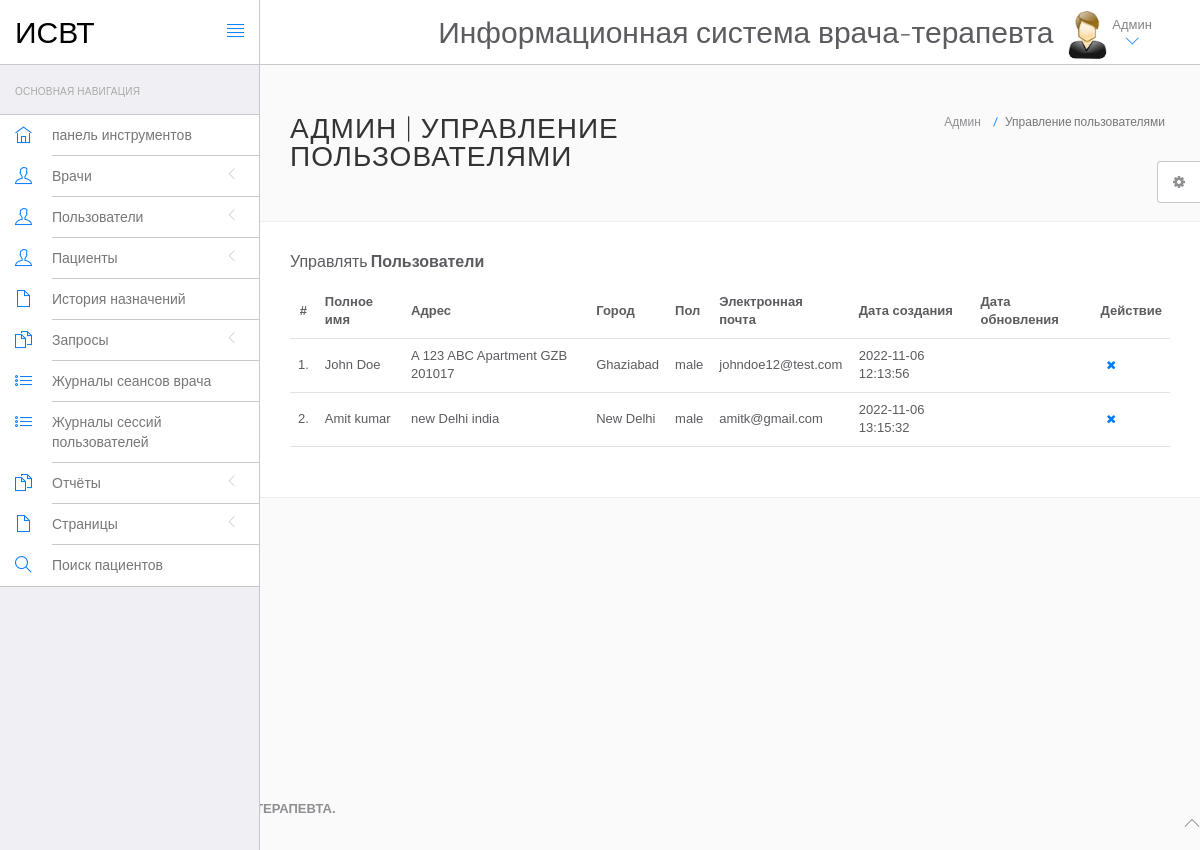
/hms/admin/manage-users.php (signed in), run on the app's committed database.
### tables this page shows
CREATE TABLE `users` (
  `id` int(11) NOT NULL,
  `fullName` varchar(255) DEFAULT NULL,
  `address` longtext DEFAULT NULL,
  `city` varchar(255) DEFAULT NULL,
  `gender` varchar(255) DEFAULT NULL,
  `email` varchar(255) DEFAULT NULL,
  `password` varchar(255) DEFAULT NULL,
  `regDate` timestamp NULL DEFAULT current_timestamp(),
  `updationDate` timestamp NULL DEFAULT NULL ON UPDATE current_timestamp()
);

### hms/admin/manage-users.php (the view, shortened to what this page needs)
<?php
include('include/config.php');
if(strlen($_SESSION['id']==0)) {
 header('location:logout.php');
  } else{
?>
<!DOCTYPE html>
<html lang="en">
	<head>
		<link rel="stylesheet" href="vendor/bootstrap/css/bootstrap.min.css">
		<link rel="stylesheet" href="vendor/fontawesome/css/font-awesome.min.css">
		<link rel="stylesheet" href="vendor/themify-icons/themify-icons.min.css">
		<link href="vendor/animate.css/animate.min.css" rel="stylesheet" media="screen">
		<link href="vendor/perfect-scrollbar/perfect-scrollbar.min.css" rel="stylesheet" media="screen">
		<link href="vendor/switchery/switchery.min.css" rel="stylesheet" media="screen">
		<link href="vendor/bootstrap-touchspin/jquery.bootstrap-touchspin.min.css" rel="stylesheet" media="screen">
		<link href="vendor/select2/select2.min.css" rel="stylesheet" media="screen">
		<link href="vendor/bootstrap-datepicker/bootstrap-datepicker3.standalone.min.css" rel="stylesheet" media="screen">
		<link href="vendor/bootstrap-timepicker/bootstrap-timepicker.min.css" rel="stylesheet" media="screen">
		<link rel="stylesheet" href="assets/css/styles.css">
		<link rel="stylesheet" href="assets/css/plugins.css">
		<link rel="stylesheet" href="assets/css/themes/theme-1.css" id="skin_color" />
	</head>
	<body>
		<div id="app">
<?php include('include/sidebar.php');?>
			<div class="app-content">
						<?php include('include/header.php');?>
				<div class="main-content" >
					<div class="wrap-content container" id="container">
						<section id="page-title">
							<div class="row">
								<div class="col-sm-8">
									<h1 class="mainTitle">АДМИН | Управление пользователями</h1>
																	</div>
								<ol class="breadcrumb">
									<li>
										<span>Админ</span>
									</li>
									<li class="active">
										<span>Управление пользователями</span>
									</li>
								</ol>
							</div>
						</section>
						<div class="container-fluid container-fullw bg-white">
									<div class="row">
								<div class="col-md-12">
									<h5 class="over-title margin-bottom-15">Управлять <span class="text-bold">Пользователи</span></h5>
									<table class="table table-hover" id="sample-table-1">
										<thead>
											<tr>
												<th class="center">#</th>
												<th>Полное имя</th>
												<th class="hidden-xs">Адрес</th>
												<th>Город</th>
												<th>Пол </th>
												<th>Электронная почта </th>
												<th>Дата создания </th>
												<th>Дата обновления </th>
												<th>Действие</th>
											</tr>
										</thead>
										<tbody>
<?php
$sql=mysqli_query($con,"select * from users");
$cnt=1;
while($row=mysqli_fetch_array($sql))
{
?>
											<tr>
												<td class="center"><?php echo $cnt;?>.</td>
												<td class="hidden-xs"><?php echo $row['fullName'];?></td>
												<td><?php echo $row['address'];?></td>
												<td><?php echo $row['city'];?>
												</td>
												<td><?php echo $row['gender'];?></td>
												<td><?php echo $row['email'];?></td>
												<td><?php echo $row['regDate'];?></td>
												<td><?php echo $row['updationDate'];?>
												</td>
												<td >
												<div class="visible-md visible-lg hidden-sm hidden-xs">
	<a href="manage-users.php?id=<?php echo $row['id']?>&del=delete" onClick="return confirm('Are you sure you want to delete?')"class="btn btn-transparent btn-xs tooltips" tooltip-placement="top" tooltip="Remove"><i class="fa fa-times fa fa-white"></i></a>
												</div>
												</td>
											</tr>
											<?php
$cnt=$cnt+1;
											 }?>
										</tbody>
									</table>
								</div>
							</div>
								</div>
							</div>
						</div>
					</div>
				</div>
	<?php include('include/footer.php');?>
	<?php include('include/setting.php');?>
	</body>
</html>
<?php } ?>

### hms/admin/assets/css/themes/theme-1.css (style rules this page uses)
body { background: #FAFAFA; }

### data on the page
users: fullName "John Doe", address "A 123 ABC Apartment GZB 201017", city "Ghaziabad", gender "male", email "johndoe12@test.com", regDate "2022-11-06 12:13:56"
users: fullName "Amit kumar", address "new Delhi india", city "New Delhi", gender "male", email "amitk@gmail.com", regDate "2022-11-06 13:15:32"
